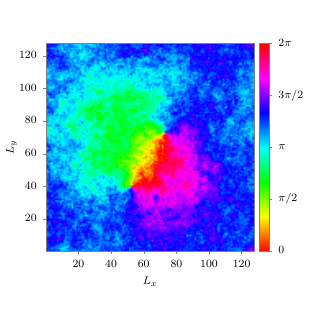

The script that saved this image:

set terminal epslatex standalone color 8 size 3.2in,3.2in

#set offset 0.0, 0.0, graph 0.0, graph 0.0
set output 'example1.tex'

set style line 11 lc rgb '#808080' lt 1
set border 31 front ls 11
set tics nomirror out scale 0.75

L=128
set xrange [0.5:L-0.5]
set yrange [0.5:L-0.5]

set format x "$%4.0f$"
set format y "$%4.0f$"

set xlabel "$L_x$"
set ylabel "$L_y$" offset 2.0,0.0

set cbtics scale 0.55
set cbtics pi/2
set cbtics ("$0$" 0, "$\\pi/2$" pi/2, "$\\pi$" pi, "$3\\pi/2$" 3*pi/2, "$2\\pi$" 2*pi)

set palette positive nops_allcF maxcolors 0 gamma 1.5 color model HSV
set palette defined ( 0 0 1 1, 1 1 1 1   )

set size square

plot "example1.dat" matrix w image notitle

set output
